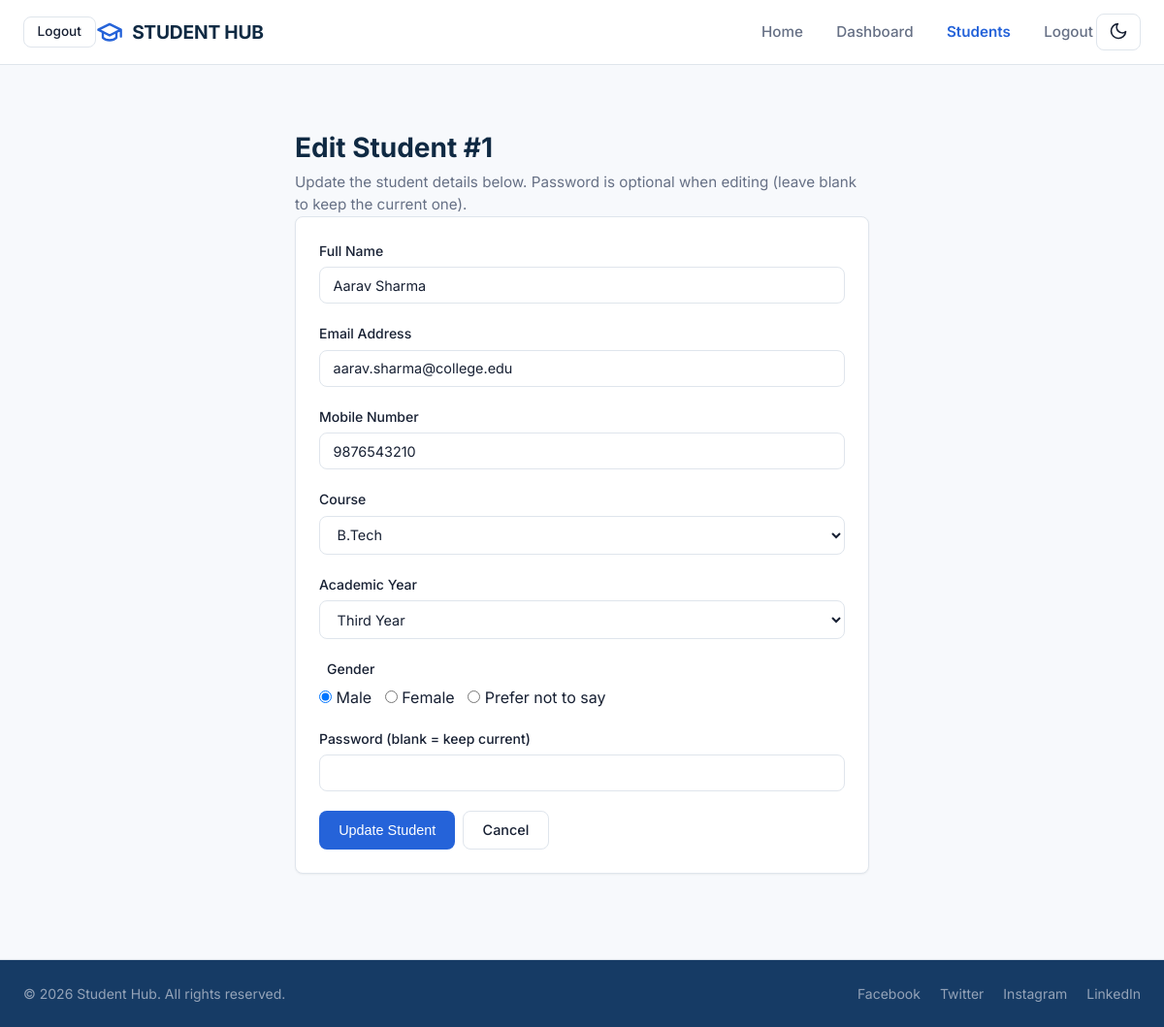
Page /php/student_form.php?id=1 (signed in) on the committed database.
### tables this page shows
CREATE TABLE IF NOT EXISTS `students` (
    `student_id`    INT UNSIGNED NOT NULL AUTO_INCREMENT,
    `full_name`     VARCHAR(60) NOT NULL,
    `email`         VARCHAR(120) NOT NULL,
    `mobile`        CHAR(10) NOT NULL,
    `course`        ENUM('BCA', 'BBA', 'B.Tech', 'Other') NOT NULL,
    `academic_year` ENUM('First Year', 'Second Year', 'Third Year', 'Final Year') NOT NULL,
    `gender`        ENUM('Male', 'Female', 'Prefer not to say') NOT NULL,
    `password_hash` VARCHAR(255) NOT NULL,
    `department`    VARCHAR(80) NULL DEFAULT NULL,
    `semester`      TINYINT UNSIGNED NULL DEFAULT NULL,
    `role`          ENUM('student', 'admin') NOT NULL DEFAULT 'student',
    `registered_at` TIMESTAMP NOT NULL DEFAULT CURRENT_TIMESTAMP,
    PRIMARY KEY (`student_id`),
    UNIQUE KEY `uq_students_email` (`email`),
    CONSTRAINT `chk_students_mobile` CHECK (`mobile` REGEXP '^[6-9][0-9]{9}$'),
    CONSTRAINT `chk_students_name_len` CHECK (CHAR_LENGTH(`full_name`) >= 2)
);

### php/student_form.php (the view, shortened to what this page needs)
<?php
$old = $_SESSION['student_form_old'] ?? [];
$editingId = null;
$record = null;
if (isset($_GET['id'])) {
    $editingId = (int)$_GET['id'];
    $mysqli = getMysqliConnection();
    try {
        $stmt = $mysqli->prepare(
            'SELECT `student_id`, `full_name`, `email`, `mobile`, `course`,
                    `academic_year`, `gender`, `department`, `semester`
             FROM `students` WHERE `student_id` = ? LIMIT 1'
        );
        $stmt->bind_param('i', $editingId);
        $stmt->execute();
        $record = $stmt->get_result()->fetch_assoc();
    } catch (mysqli_sql_exception $e) {
        error_log('[studenthub] student_form load error: ' . $e->getMessage());
        $record = null;
    }
}
function h($value) {
    return htmlspecialchars((string)($value ?? ''), ENT_QUOTES, 'UTF-8');
}
function old_val($key) {
    global $old, $record;
    return $record[$key] ?? '';
}
$courses = ['BCA', 'BBA', 'B.Tech', 'Other'];
$years = ['First Year', 'Second Year', 'Third Year', 'Final Year'];
$genders = ['Male', 'Female', 'Prefer not to say'];
$isEdit = ($editingId !== null);
?>
<!DOCTYPE html>
<html lang="en">
<head>
    <link rel="stylesheet" href="../css/style.css">
</head>
<body>
    <header class="navbar" role="navigation" aria-label="Main navigation">
        <div class="nav-container">
            <div class="nav-actions">
                <a href="logout.php" class="btn btn-sm btn-outline">Logout</a>
            </div>
            <a href="home.html" class="nav-brand">
                <svg width="28" height="28" viewBox="0 0 24 24" fill="none" stroke="currentColor" stroke-width="2" stroke-linecap="round" stroke-linejoin="round">
                    <path d="M22 10v6M2 10l10-5 10 5-10 5z"/>
                    <path d="M6 12v5c3 3 9 3 12 0v-5"/>
                </svg>
                <span>STUDENT HUB</span>
            </a>
            <ul class="nav-links">
                <li><a href="home.html" class="nav-link">Home</a></li>
                <li><a href="dashboard.php" class="nav-link">Dashboard</a></li>
                <li><a href="students.php" class="nav-link active">Students</a></li>
                <li><a href="logout.php" class="nav-link">Logout</a></li>
            </ul>
            <button type="button" class="theme-toggle">Dark Mode</button>
        </div>
    </header>
    <main class="main-container" style="max-width: 640px; margin: 2rem auto;">
        <h1 class="page-title"><?= $isEdit ? 'Edit Student #' . h($editingId) : 'Add Student' ?></h1>
        <p class="page-subtitle"><?= $isEdit ? 'Update the student details below.' : 'Create a new student record.' ?> Password is <?= $isEdit ? 'optional when editing (leave blank to keep the current one).' : 'required for new accounts.' ?></p>
        <div class="card">
            <form method="POST" action="process_student.php" novalidate>
                <div class="form-group">
                    <label class="form-label" for="sf-name">Full Name</label>
                    <input type="text" id="sf-name" name="fullname" class="form-control" required minlength="2" maxlength="60" value="<?= h(old_val('full_name')) ?>">
                </div>
                <div class="form-group">
                    <label class="form-label" for="sf-email">Email Address</label>
                    <input type="email" id="sf-email" name="email" class="form-control" required value="<?= h(old_val('email')) ?>">
                </div>
                <div class="form-group">
                    <label class="form-label" for="sf-mobile">Mobile Number</label>
                    <input type="tel" id="sf-mobile" name="mobile" class="form-control" required inputmode="numeric" maxlength="10" pattern="[6-9][0-9]{9}" value="<?= h(old_val('mobile')) ?>">
                </div>
                <div class="form-group">
                    <label class="form-label" for="sf-course">Course</label>
                    <select id="sf-course" name="course" class="form-control" required>
                        <?php foreach ($courses as $c): ?>
                            <option value="<?= h($c) ?>"<?= old_val('course') === $c ? ' selected' : '' ?>><?= h($c) ?></option>
                        <?php endforeach; ?>
                    </select>
                </div>
                <div class="form-group">
                    <label class="form-label" for="sf-year">Academic Year</label>
                    <select id="sf-year" name="year" class="form-control" required>
                        <?php foreach ($years as $y): ?>
                            <option value="<?= h($y) ?>"<?= old_val('academic_year') === $y ? ' selected' : '' ?>><?= h($y) ?></option>
                        <?php endforeach; ?>
                    </select>
                </div>
                <fieldset class="form-group gender-group">
                    <legend class="form-label">Gender</legend>
                    <div class="radio-options">
                        <?php foreach ($genders as $g): ?>
                            <label><input type="radio" name="gender" value="<?= h($g) ?>"<?= old_val('gender') === $g ? ' checked' : '' ?> required> <?= h($g) ?></label>
                        <?php endforeach; ?>
                    </div>
                </fieldset>
                <div class="form-group">
                    <label class="form-label" for="sf-password">Password<?= $isEdit ? ' (blank = keep current)' : '' ?></label>
                    <input type="password" id="sf-password" name="password" class="form-control" <?= $isEdit ? '' : 'required' ?> minlength="8" autocomplete="new-password">
                </div>
                <div style="display: flex; gap: 0.5rem; margin-top: 1rem;">
                    <button type="submit" class="btn btn-primary"><?= $isEdit ? 'Update Student' : 'Add Student' ?></button>
                    <a href="students.php" class="btn btn-outline">Cancel</a>
                </div>
            </form>
        </div>
    </main>
    <footer class="footer">
        <div class="footer-container">
            <p class="footer-copy">&copy; 2026 Student Hub. All rights reserved.</p>
            <div class="social-links">
                <a href="#" class="social-link">Facebook</a>
                <a href="#" class="social-link">Twitter</a>
                <a href="#" class="social-link">Instagram</a>
                <a href="#" class="social-link">LinkedIn</a>
            </div>
        </div>
    </footer>
</body>
</html>

### rows in the picture
students: fullname "Aarav Sharma", email "aarav.sharma@college.edu", mobile "9876543210", gender "☑ Male", gender "Male", gender "☐ Female", gender "☐ Prefer not to say"

### other values in the picture
$editingId "1"
$g "Female"
$g "Prefer not to say"
form field course "B.Tech"
form field year "Third Year"
